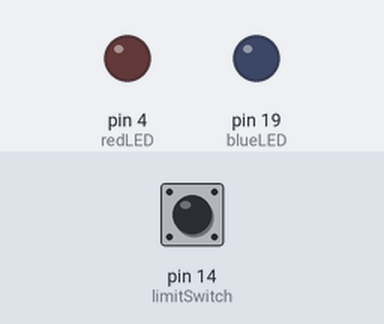
This sketch was run on a simulated Arduino Uno, built with avr-gcc and run on an emulated ATmega328P. Parts: output pins drawn as LEDs (lit = HIGH). Inputs (shaded band) come from the test bench; at power-on: pin 14 (limitSwitch) LOW.

Above: at 1.2 s.
1.3 s: pin 14 (limitSwitch) pulled HIGH for 0.15 s
At 1.37 s:
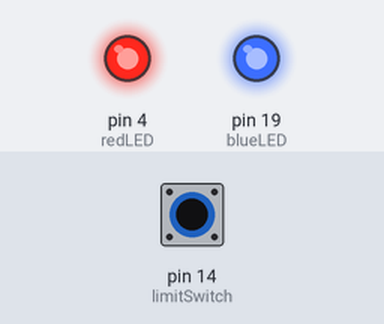
2.9 s: pin 14 (limitSwitch) pulled HIGH for 3.2 s
At 7.4 s:
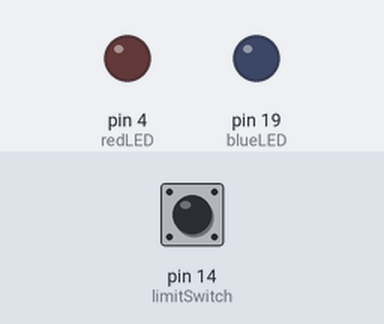
Timing chart, 0 to 8.9 s (numbered marks = the images above; inputs shaded):
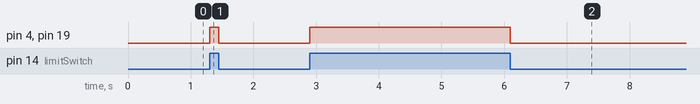

Measured:
- after the input at 1.3 s, pin 4 (redLED), pin 19 (blueLED): LOW → HIGH at once, → LOW 0.15 s later
- after the input at 2.9 s, pin 4 (redLED), pin 19 (blueLED): LOW → HIGH at once, → LOW 3.2 s later

The sketch:

limitSwitchRead.ino
```cpp
#define redLED 4
#define blueLED 19
#define limitSwitch 14

void setup() {
  // put your setup code here, to run once:
  pinMode(redLED, OUTPUT);

  pinMode(blueLED, OUTPUT);

  pinMode(limitSwitch, INPUT);
}

void loop() {
  // put your main code here, to run repeatedly:
  onoffLED();
}

void onoffLED(){
  if (digitalRead(limitSwitch) == HIGH) {
    digitalWrite(redLED, HIGH);
    digitalWrite(blueLED, HIGH);
  }
  else {
    digitalWrite(redLED, LOW);
    digitalWrite(blueLED, LOW);
  }
}
```
